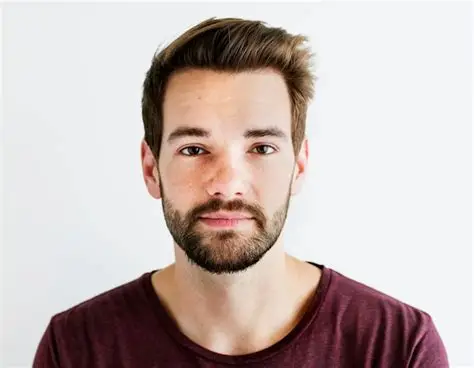
#> input picture backend/test.jpg, 474 x 368 px
$ python -i skin_tone.py   (imports and definitions only)
#> lines starting #> are read from the running program, lines starting #| are printed output that depends on the picture
import cv2
import numpy as np

def get_skin_tone(image_path):

#> called with image_path = 'test.jpg'
    img = cv2.imread(image_path)
#> img is the input picture: shape (368, 474, 3); mean B, G, R 181.6, 185, 198.1

    if img is None:
        raise Exception(f"Image not found: {image_path}")

    # ---------------------------
    # FACE DETECTION (SAFE VERSION)
    # ---------------------------
    face_cascade = cv2.CascadeClassifier(
        cv2.data.haarcascades + "haarcascade_frontalface_default.xml"
    )

    gray = cv2.cvtColor(img, cv2.COLOR_BGR2GRAY)
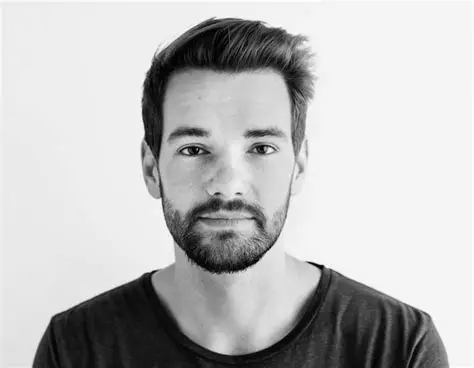
#> gray: shape (368, 474); min 0, max 255, mean 188.7
    faces = face_cascade.detectMultiScale(gray, 1.1, 5)
#> faces = [[128, 68, 204, 204]]

    if len(faces) > 0:
        x, y, w, h = faces[0]
#> x = 128; y = 68; w = 204; h = 204
        img = img[y:y+h, x:x+w]
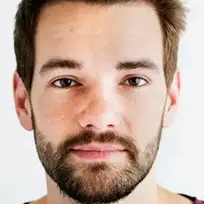
#> img: shape (204, 204, 3); mean B, G, R 155.7, 169.7, 195.9

    # ---------------------------
    # ORIGINAL LAB METHOD (STABLE)
    # ---------------------------
    img = cv2.resize(img, (300, 300))
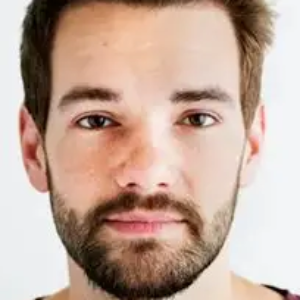
#> img: shape (300, 300, 3); mean B, G, R 155.6, 169.6, 195.8
    img = cv2.GaussianBlur(img, (5, 5), 0)

    lab = cv2.cvtColor(img, cv2.COLOR_BGR2LAB)
#> lab: shape (300, 300, 3); mean of channels 0, 1, 2 180, 136.1, 139.4
    L = lab[:, :, 0]
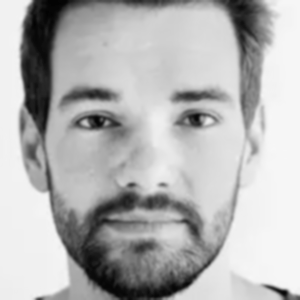
#> L: shape (300, 300); min 3, max 248, mean 180

    brightness = np.mean(L)
#> brightness = 180

    # ---------------------------
    # ORIGINAL WORKING THRESHOLDS
    # ---------------------------
    if brightness > 150:
        return "fair"
    elif brightness > 125:
        return "medium"
    elif brightness > 90:
        return "dusky"
    else:
        return "dark"

>>> result = get_skin_tone('test.jpg')
